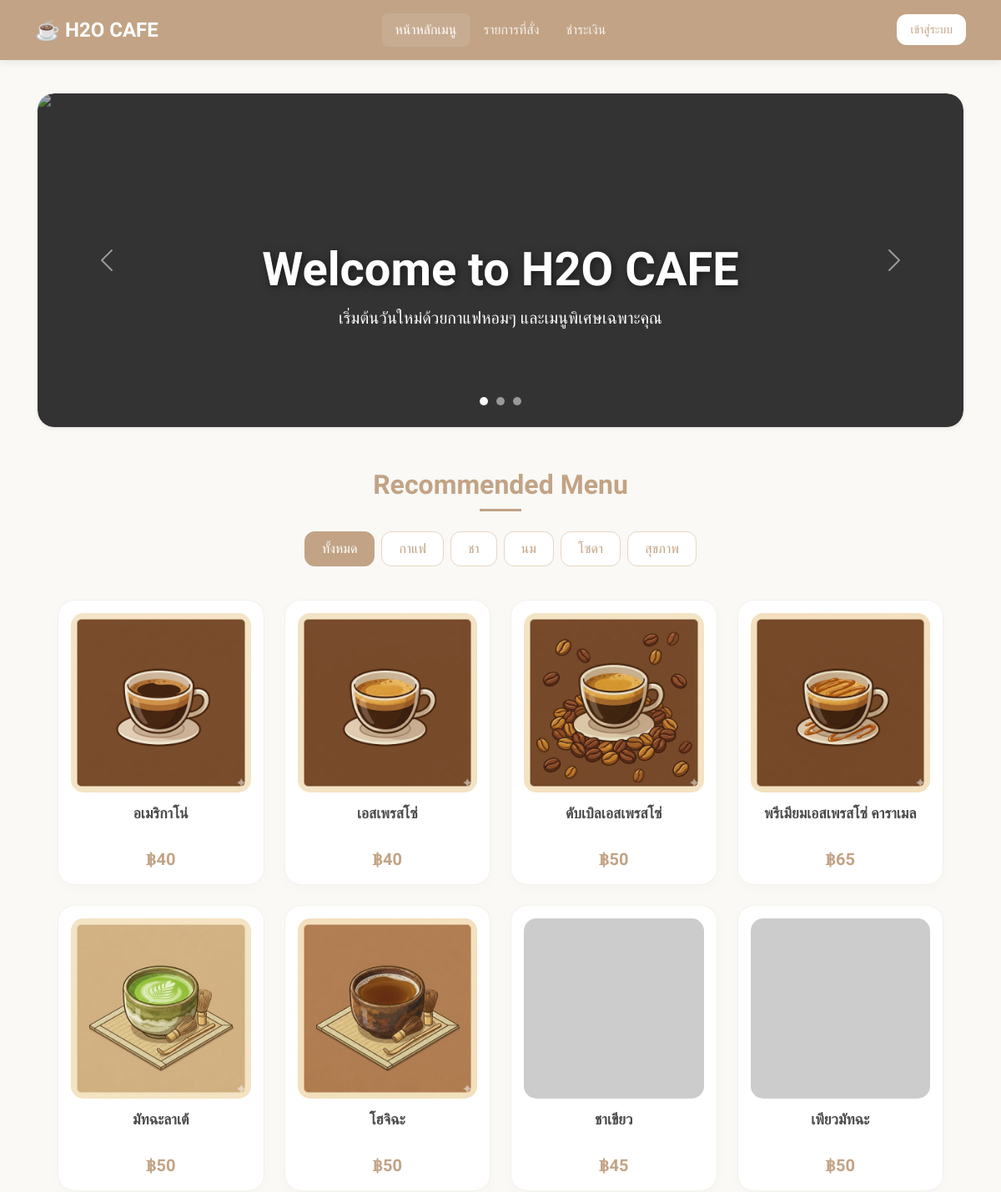
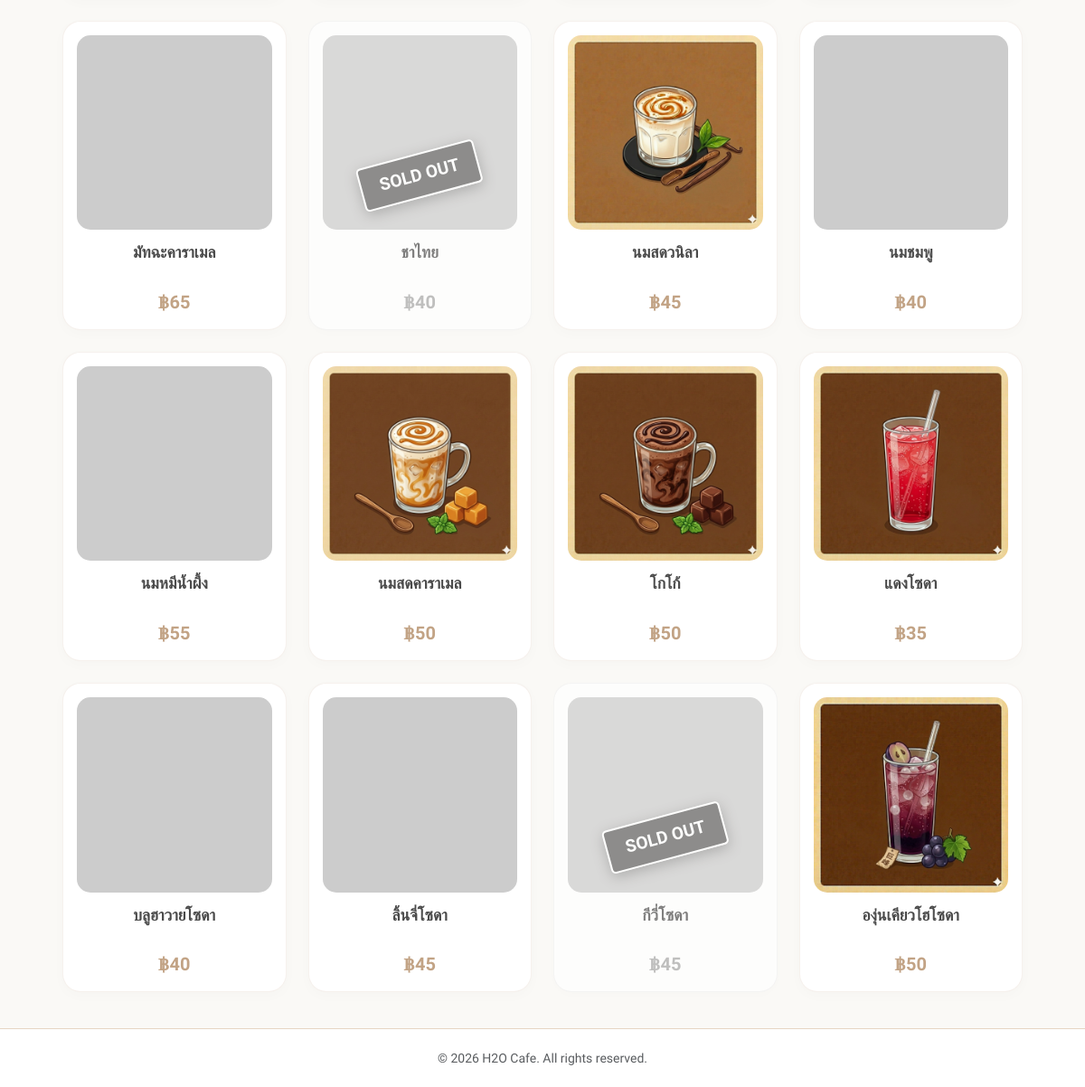
The page / on the database its author committed (2 pictures, top to bottom).
### myapp/models.py (models this page shows)
class Categories(models.Model):
    category_id = models.CharField(primary_key=True, max_length=6)
    category_name = models.CharField(max_length=100)
    class Meta:
        managed = True
        db_table = 'categories'

class Products(models.Model):
    product_id = models.CharField(primary_key=True, max_length=6)
    category = models.ForeignKey(Categories, models.DO_NOTHING)
    product_name = models.CharField(max_length=150)
    description = models.TextField(db_collation='Thai_CS_AI', blank=True, null=True)  # This field type is a guess.
    price = models.DecimalField(max_digits=10, decimal_places=2)
    size = models.CharField(max_length=50, blank=True, null=True)
    is_active = models.CharField(max_length=10)
    class Meta:
        managed = True
        db_table = 'products'

### myapp/views.py (the view)
# urls.py: path('', views.home, name='home'),
def home(request):
    low_stock_ids = Recipes.objects.filter(
        ingredient__stock_qty__lte=F('ingredient__min_qty')
    ).values_list('product_id', flat=True).distinct()
    Products.objects.filter(product_id__in=low_stock_ids).update(is_active='Sold out')
    Products.objects.exclude(product_id__in=low_stock_ids).filter(
        is_active__in=['True', 'Sold out']
    ).update(is_active='True')
    menu = Products.objects.filter(is_active__in=['True', 'Sold out']).order_by('category')
    product_type = Categories.objects.all()
    context = {
        'menu': menu,
        'product_type': product_type
    }
    return render(request, 'index.html', context=context)

### myapp/templates/index.html (shortened to what this page needs)
{% extends 'base.html' %}
    {% block content%}
    <div id="promoCarousel" class="carousel slide promo-banner-container" data-bs-ride="carousel">
        <div class="carousel-indicators">
            <button type="button" data-bs-target="#promoCarousel" data-bs-slide-to="0" class="active" aria-current="true" aria-label="Slide 1"></button>
            <button type="button" data-bs-target="#promoCarousel" data-bs-slide-to="1" aria-label="Slide 2"></button>
            <button type="button" data-bs-target="#promoCarousel" data-bs-slide-to="2" aria-label="Slide 3"></button>
        </div>
        <div class="carousel-inner shadow-sm" style="border-radius: 20px;">
            <div class="carousel-item active" data-bs-interval="5000">
                <img src="https://images.unsplash.com/photo-1495474472287-4d71bcdd2085?q=80&w=1200&auto=format&fit=crop" class="carousel-banner-img" alt="H2O Coffee Banner 1">
                <div class="carousel-caption">
                    <h1>Welcome to H2O CAFE</h1>
                    <p class="lead d-none d-sm-block">เริ่มต้นวันใหม่ด้วยกาแฟหอมๆ และเมนูพิเศษเฉพาะคุณ</p>
                </div>
            </div>
        </div>
        <button class="carousel-control-prev" type="button" data-bs-target="#promoCarousel" data-bs-slide="prev">
            <span class="carousel-control-prev-icon" aria-hidden="true"></span>
        </button>
        <button class="carousel-control-next" type="button" data-bs-target="#promoCarousel" data-bs-slide="next">
            <span class="carousel-control-next-icon" aria-hidden="true"></span>
        </button>
    </div>
    <div class="container menu-container px-2 px-md-4">
        <div class="text-center mb-4">
            <h2 style="color: var(--latte-main); font-weight: 600;">Recommended Menu</h2>
            <div style="width: 50px; height: 3px; background: var(--latte-main); margin: 10px auto;"></div>
        </div>
        <div class="d-flex flex-nowrap overflow-auto pb-3 justify-content-start justify-content-md-center gap-2 mb-4 no-scrollbar" style="-webkit-overflow-scrolling: touch;">
            <button class="filter-btn active text-nowrap" onclick="filterMenu('all', this)">ทั้งหมด</button>
            {% for type in product_type %}
                <button class="filter-btn text-nowrap" onclick="filterMenu('{{ type.category_name }}', this)">
                    {{ type.category_name }}
                </button>
            {% endfor %}
        </div>
        <div class="row row-cols-2 row-cols-md-3 row-cols-lg-4 g-3 g-md-4 justify-content-start">
        {% load static %}
        {% for menu in menu %}
            <div class="col menu-item" data-category="{{ menu.category.category_name }}" data-id="{{ menu.product_id }}">
                <div class="menu-card {% if menu.is_active == 'Sold out' %}sold-out{% endif %}">
                    {% if menu.is_active == 'Sold out' %}
                        <div class="sold-out-badge">Sold Out</div>
                    {% endif %}
                    <div class="menu-img-wrapper">
                        <img src="{% static 'img/product/' %}{{ menu.product_id }}.png" alt="{{ menu.product_name }}" class="menu-img" onerror="this.src='https://placehold.co/400x400?text=Coffee'">
                    </div>
                    <div class="menu-name">{{ menu.product_name }}</div>
                    <div class="menu-price">฿{{ menu.price|floatformat:0 }}</div>
                </div>
            </div>
        {% endfor %}
        </div>
    </div>
{% endblock %}

### myapp/templates/base.html (shortened to what this page needs)
<!DOCTYPE html>
<html lang="th">
<head>
    <link href="https://cdn.jsdelivr.net/npm/bootstrap@5.3.0/dist/css/bootstrap.min.css" rel="stylesheet">
    <link rel="stylesheet" href="https://cdn.jsdelivr.net/npm/bootstrap-icons@1.11.1/font/bootstrap-icons.css">
</head>
<body>
    <nav class="navbar navbar-expand-lg navbar-latte sticky-top">
        <div class="container">
            <a class="navbar-brand" href="{% url 'home' %}">☕ H2O CAFE</a>
            <div class="collapse navbar-collapse justify-content-end" id="navbarNav">
                <ul class="navbar-nav navbar-nav-center text-center">
                    <li class="nav-item mb-2 mb-lg-0">
                        <a class="nav-link {% if request.resolver_match.url_name == 'home' %}active{% endif %}" href="{% url 'home' %}">หน้าหลักเมนู</a>
                    </li>
                    <li class="nav-item mb-2 mb-lg-0">
                        <a class="nav-link {% if request.resolver_match.url_name == 'order' %}active{% endif %}" href="{% url 'order' %}">รายการที่สั่ง</a>
                    </li>
                    <li class="nav-item mb-2 mb-lg-0">
                        <a class="nav-link {% if request.resolver_match.url_name == 'payment' %}active{% endif %}" href="{% url 'payment' %}">ชำระเงิน</a>
                    </li>
                </ul>
                <div class="d-flex flex-column flex-lg-row align-items-center gap-3 ms-lg-auto">
                    {% if request.session.employee_name %}
                        <a href="{% url 'employee_nav' %}" class="nav-link text-white fw-bold p-0 mb-2 mb-lg-0 text-nowrap" style="max-width: 150px; overflow: hidden; text-overflow: ellipsis; display: inline-block;">
                            {{ request.session.employee_name|truncatechars:10 }}
                        </a>
                        <button onclick="confirmLogout()" class="btn btn-outline-light btn-sm w-100 w-lg-auto px-3 text-nowrap" style="border-radius: 10px;">ออกจากระบบ</button>
                    {% else %}
                        <a href="{% url 'admin_manage' %}" class="btn btn-login btn-sm px-3">เข้าสู่ระบบ</a>
                    {% endif %}
                </div>
            </div>
        </div>
    </nav>
    <div class="main-container container">
        {% block content %}
        {% endblock %}
    </div>
    <footer class="text-center">
        <div class="container text-muted">
            <small>© 2026 H2O Cafe. All rights reserved.</small>
        </div>
    </footer>
</body>
</html>

### myapp/templates/index.html (style rules this page uses)
.carousel-item { height: 250px; background-color: #333; border-radius: 20px; overflow: hidden; }
@media (min-width: 768px) { .carousel-item { height: 400px; } }
.carousel-banner-img { width: 100%; height: 100%; object-fit: cover; filter: brightness(0.7); }
.carousel-caption { bottom: 20%; z-index: 10; }
.carousel-caption h1 { font-weight: 700; font-size: 1.8rem; text-shadow: 2px 2px 10px rgba(0,0,0,0.5); }
@media (min-width: 768px) { .carousel-caption h1 { font-size: 3.5rem; } }
.carousel-indicators [data-bs-target] { width: 10px; height: 10px; border-radius: 50%; margin: 0 5px; }
.promo-banner-container { margin-bottom: 30px; }
@media (min-width: 768px) { .promo-banner-container { margin-bottom: 50px; } }
.menu-container { max-width: 1200px; margin: 0 auto; }
.menu-card { background: white; border-radius: 20px; overflow: hidden; border: 1px solid rgba(194, 163, 133, 0.15); transition: all 0.3s ease; text-align: center; padding: 15px; cursor: pointer; height: 100%; display: flex; flex-direction: column; justify-content: space-between; box-shadow: 0 4px 15px rgba(0,0,0,0.02); }
.menu-card.sold-out { opacity: 0.7; filter: grayscale(100%); cursor: not-allowed; position: relative; pointer-events: none; }
.sold-out-badge { position: absolute; top: 50%; left: 50%; transform: translate(-50%, -50%) rotate(-15deg); background: rgba(220, 53, 69, 0.95); color: white; padding: 8px 20px; border-radius: 5px; font-weight: bold; font-size: 1.2rem; z-index: 10; border: 2px solid white; box-shadow: 0 4px 15px rgba(0,0,0,0.3); white-space: nowrap; text-transform: uppercase; }
.menu-img-wrapper { width: 100%; aspect-ratio: 1/1; overflow: hidden; border-radius: 15px; margin-bottom: 12px; }
.menu-img { width: 100%; height: 100%; object-fit: cover; transition: transform 0.5s ease; }
.menu-name { font-weight: 600; font-size: 1.1rem; margin-bottom: 8px; color: var(--text-dark); display: -webkit-box; -webkit-line-clamp: 2; -webkit-box-orient: vertical; overflow: hidden; height: 2.8rem; }
.menu-price { color: var(--latte-main); font-weight: 700; font-size: 1.25rem; margin-top: auto; }
.filter-btn { border-radius: 12px; padding: 8px 20px; font-weight: 500; border: 1px solid var(--latte-light); background: white; color: var(--latte-main); transition: 0.2s; }
.filter-btn:hover, .filter-btn.active { background: var(--latte-main); color: white; border-color: var(--latte-main); }
.no-scrollbar { -ms-overflow-style: none; scrollbar-width: none; }

### myapp/templates/base.html (style rules this page uses)
:root { --latte-main: #C2A385; --latte-light: #E6D5C3; --soft-white: #FAF9F6; --text-dark: #4A4A4A; }
body { font-family: 'Prompt', sans-serif; background-color: var(--soft-white); color: var(--text-dark); min-height: 100vh; display: flex; flex-direction: column; }
.navbar-latte { background-color: var(--latte-main); box-shadow: 0 2px 10px rgba(0,0,0,0.1); padding: 0.8rem 1rem; flex-shrink: 0; }
.navbar-latte .navbar-brand { font-size: 1.5rem; font-weight: 600; color: #ffffff !important; }
.navbar-latte .nav-link { color: rgba(255,255,255,0.85) !important; padding: 0.5rem 1rem !important; border-radius: 8px; transition: 0.3s; }
.navbar-latte .nav-link:hover, .navbar-latte .nav-link.active { color: #ffffff !important; background-color: rgba(255,255,255,0.1); }
.btn-login { background-color: #ffffff; color: var(--latte-main) !important; border-radius: 12px; padding: 8px 24px; font-weight: 500; border: none; width: 100%; margin-top: 10px; }
@media (min-width: 992px) { .btn-login { width: auto; margin-top: 0; } }
@media (min-width: 992px) { .navbar-nav-center { position: absolute; left: 50%; transform: translateX(-50%); } }
.main-container { padding: 20px 15px; flex: 1 0 auto; }
@media (min-width: 768px) { .main-container { padding: 40px 15px; } }
footer { background-color: #ffffff; border-top: 1px solid var(--latte-light); padding: 20px 0; flex-shrink: 0; margin-top: auto; }

### rows shown on the page
Categories: category_name "กาแฟ"
Categories: category_name "ชา"
Categories: category_name "นม"
Categories: category_name "โซดา"
Categories: category_name "สุขภาพ"
Products: product_id (picture), product_name "อเมริกาโน่", price "40"
Products: product_id (picture), product_name "เอสเพรสโซ่", price "40"
Products: product_id (picture), product_name "ดับเบิลเอสเพรสโซ่", price "50"
Products: product_id (picture), product_name "พรีเมียมเอสเพรสโซ่ คาราเมล", price "65"
Products: product_id (picture), product_name "มัทฉะลาเต้", price "50"
Products: product_id (picture), product_name "โฮจิฉะ", price "50"
Products: product_name "ชาเขียว", price "45"
Products: product_name "เพียวมัทฉะ", price "50"
Products: product_name "มัทฉะคาราเมล", price "65"
Products: is_active "SOLD OUT", product_name "ชาไทย", price "40"
Products: product_id (picture), product_name "นมสดวนิลา", price "45"
Products: product_name "นมชมพู", price "40"
Products: product_name "นมหมีน้ำผึ้ง", price "55"
Products: product_id (picture), product_name "นมสดคาราเมล", price "50"
Products: product_id (picture), product_name "โกโก้", price "50"
Products: product_id (picture), product_name "แดงโซดา", price "35"
Products: product_name "บลูฮาวายโซดา", price "40"
Products: product_name "ลิ้นจี่โซดา", price "45"
Products: is_active "SOLD OUT", product_name "กีวี่โซดา", price "45"
Products: product_id (picture), product_name "องุ่นเคียวโฮโซดา", price "50"
